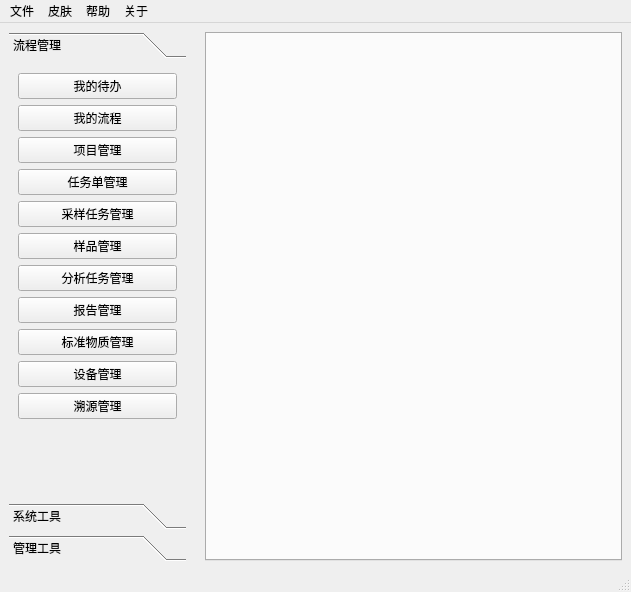
<?xml version="1.0" encoding="UTF-8"?>
<ui version="4.0">
 <class>MainWindow</class>
 <widget class="QMainWindow" name="MainWindow">
  <property name="geometry">
   <rect>
    <x>0</x>
    <y>0</y>
    <width>631</width>
    <height>592</height>
   </rect>
  </property>
  <property name="windowTitle">
   <string>MainWindow</string>
  </property>
  <widget class="QWidget" name="centralwidget">
   <layout class="QGridLayout" name="gridLayout">
    <item row="0" column="0">
     <widget class="QToolBox" name="toolBox">
      <property name="maximumSize">
       <size>
        <width>177</width>
        <height>16777215</height>
       </size>
      </property>
      <property name="frameShadow">
       <enum>QFrame::Raised</enum>
      </property>
      <property name="currentIndex">
       <number>0</number>
      </property>
      <widget class="QWidget" name="page_5">
       <property name="geometry">
        <rect>
         <x>0</x>
         <y>0</y>
         <width>177</width>
         <height>446</height>
        </rect>
       </property>
       <attribute name="label">
        <string>流程管理</string>
       </attribute>
       <layout class="QVBoxLayout" name="verticalLayout_2">
        <item>
         <widget class="QPushButton" name="btnToDo">
          <property name="text">
           <string>我的待办</string>
          </property>
         </widget>
        </item>
        <item>
         <widget class="QPushButton" name="btnSubmited">
          <property name="text">
           <string>我的流程</string>
          </property>
         </widget>
        </item>
        <item>
         <widget class="QPushButton" name="btnSubmited_2">
          <property name="text">
           <string>项目管理</string>
          </property>
         </widget>
        </item>
        <item>
         <widget class="QPushButton" name="btTaskSheet">
          <property name="text">
           <string>任务单管理</string>
          </property>
         </widget>
        </item>
        <item>
         <widget class="QPushButton" name="btTaskSheet_2">
          <property name="text">
           <string>采样任务管理</string>
          </property>
         </widget>
        </item>
        <item>
         <widget class="QPushButton" name="btTaskSheet_3">
          <property name="text">
           <string>样品管理</string>
          </property>
         </widget>
        </item>
        <item>
         <widget class="QPushButton" name="btTaskSheet_4">
          <property name="text">
           <string>分析任务管理</string>
          </property>
         </widget>
        </item>
        <item>
         <widget class="QPushButton" name="btTaskSheet_5">
          <property name="text">
           <string>报告管理</string>
          </property>
         </widget>
        </item>
        <item>
         <widget class="QPushButton" name="btRMManage">
          <property name="text">
           <string>标准物质管理</string>
          </property>
         </widget>
        </item>
        <item>
         <widget class="QPushButton" name="btRMManage_2">
          <property name="text">
           <string>设备管理</string>
          </property>
         </widget>
        </item>
        <item>
         <widget class="QPushButton" name="btRMManage_3">
          <property name="text">
           <string>溯源管理</string>
          </property>
         </widget>
        </item>
        <item>
         <spacer name="verticalSpacer">
          <property name="orientation">
           <enum>Qt::Vertical</enum>
          </property>
          <property name="sizeHint" stdset="0">
           <size>
            <width>20</width>
            <height>40</height>
           </size>
          </property>
         </spacer>
        </item>
       </layout>
      </widget>
      <widget class="QWidget" name="page_6">
       <property name="geometry">
        <rect>
         <x>0</x>
         <y>0</y>
         <width>177</width>
         <height>446</height>
        </rect>
       </property>
       <attribute name="label">
        <string>系统工具</string>
       </attribute>
       <layout class="QVBoxLayout" name="verticalLayout">
        <item>
         <widget class="QPushButton" name="btPersonalInfo">
          <property name="text">
           <string>资料修改</string>
          </property>
         </widget>
        </item>
        <item>
         <spacer name="verticalSpacer_2">
          <property name="orientation">
           <enum>Qt::Vertical</enum>
          </property>
          <property name="sizeHint" stdset="0">
           <size>
            <width>20</width>
            <height>40</height>
           </size>
          </property>
         </spacer>
        </item>
       </layout>
      </widget>
      <widget class="QWidget" name="page">
       <property name="geometry">
        <rect>
         <x>0</x>
         <y>0</y>
         <width>177</width>
         <height>446</height>
        </rect>
       </property>
       <attribute name="label">
        <string>管理工具</string>
       </attribute>
       <layout class="QVBoxLayout" name="verticalLayout_3">
        <item>
         <widget class="QPushButton" name="btEmployeeManage">
          <property name="text">
           <string>人员管理</string>
          </property>
         </widget>
        </item>
        <item>
         <widget class="QPushButton" name="btLabCapability">
          <property name="text">
           <string>检测能力管理</string>
          </property>
         </widget>
        </item>
        <item>
         <widget class="QPushButton" name="btDBManage">
          <property name="text">
           <string>数据库管理</string>
          </property>
         </widget>
        </item>
        <item>
         <widget class="QPushButton" name="btModInit">
          <property name="text">
           <string>模块初始化</string>
          </property>
         </widget>
        </item>
        <item>
         <widget class="QPushButton" name="standardsManagerBtn">
          <property name="text">
           <string>标准管理</string>
          </property>
         </widget>
        </item>
        <item>
         <widget class="QPushButton" name="pushButton">
          <property name="text">
           <string>危废管理</string>
          </property>
         </widget>
        </item>
        <item>
         <spacer name="verticalSpacer_3">
          <property name="orientation">
           <enum>Qt::Vertical</enum>
          </property>
          <property name="sizeHint" stdset="0">
           <size>
            <width>20</width>
            <height>40</height>
           </size>
          </property>
         </spacer>
        </item>
       </layout>
      </widget>
     </widget>
    </item>
    <item row="0" column="1">
     <widget class="QLabel" name="label">
      <property name="text">
       <string/>
      </property>
     </widget>
    </item>
    <item row="0" column="2">
     <widget class="QTabWidget" name="tabWidget">
      <property name="focusPolicy">
       <enum>Qt::TabFocus</enum>
      </property>
      <property name="styleSheet">
       <string notr="true"/>
      </property>
      <property name="currentIndex">
       <number>-1</number>
      </property>
      <property name="tabsClosable">
       <bool>true</bool>
      </property>
      <property name="tabBarAutoHide">
       <bool>false</bool>
      </property>
     </widget>
    </item>
   </layout>
  </widget>
  <widget class="QMenuBar" name="menubar">
   <property name="geometry">
    <rect>
     <x>0</x>
     <y>0</y>
     <width>631</width>
     <height>21</height>
    </rect>
   </property>
   <widget class="QMenu" name="menu">
    <property name="title">
     <string>文件</string>
    </property>
    <addaction name="separator"/>
    <addaction name="actionlogin"/>
    <addaction name="exitAct"/>
    <addaction name="actionInitMod"/>
   </widget>
   <widget class="QMenu" name="menu_2">
    <property name="title">
     <string>帮助</string>
    </property>
    <addaction name="action"/>
   </widget>
   <widget class="QMenu" name="skinMenu">
    <property name="title">
     <string>皮肤</string>
    </property>
    <addaction name="skin1Action"/>
    <addaction name="skin2Action"/>
   </widget>
   <widget class="QMenu" name="menu_3">
    <property name="title">
     <string>关于</string>
    </property>
    <addaction name="actionVersion"/>
   </widget>
   <addaction name="menu"/>
   <addaction name="skinMenu"/>
   <addaction name="menu_2"/>
   <addaction name="menu_3"/>
  </widget>
  <widget class="QStatusBar" name="statusbar"/>
  <action name="actionlogin">
   <property name="text">
    <string>登录</string>
   </property>
  </action>
  <action name="action">
   <property name="text">
    <string>关于</string>
   </property>
  </action>
  <action name="exitAct">
   <property name="text">
    <string>退出</string>
   </property>
  </action>
  <action name="actionInitMod">
   <property name="text">
    <string>初始化模块</string>
   </property>
  </action>
  <action name="skin1Action">
   <property name="checkable">
    <bool>true</bool>
   </property>
   <property name="checked">
    <bool>true</bool>
   </property>
   <property name="text">
    <string>绿意</string>
   </property>
  </action>
  <action name="skin2Action">
   <property name="checkable">
    <bool>true</bool>
   </property>
   <property name="text">
    <string>经典</string>
   </property>
  </action>
  <action name="actionVersion">
   <property name="text">
    <string>版本信息</string>
   </property>
  </action>
 </widget>
 <resources/>
 <connections>
  <connection>
   <sender>btRMManage</sender>
   <signal>clicked()</signal>
   <receiver>MainWindow</receiver>
   <slot>onOpenTab()</slot>
   <hints>
    <hint type="sourcelabel">
     <x>103</x>
     <y>84</y>
    </hint>
    <hint type="destinationlabel">
     <x>675</x>
     <y>98</y>
    </hint>
   </hints>
  </connection>
  <connection>
   <sender>btEmployeeManage</sender>
   <signal>clicked()</signal>
   <receiver>MainWindow</receiver>
   <slot>onOpenTab()</slot>
   <hints>
    <hint type="sourcelabel">
     <x>100</x>
     <y>133</y>
    </hint>
    <hint type="destinationlabel">
     <x>651</x>
     <y>133</y>
    </hint>
   </hints>
  </connection>
  <connection>
   <sender>btDBManage</sender>
   <signal>clicked()</signal>
   <receiver>MainWindow</receiver>
   <slot>onOpenTab()</slot>
   <hints>
    <hint type="sourcelabel">
     <x>127</x>
     <y>206</y>
    </hint>
    <hint type="destinationlabel">
     <x>634</x>
     <y>161</y>
    </hint>
   </hints>
  </connection>
 </connections>
 <slots>
  <slot>onOpenTab()</slot>
 </slots>
</ui>
